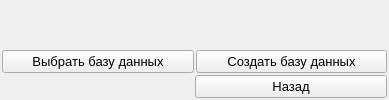
<?xml version="1.0" encoding="UTF-8"?>
<ui version="4.0">
 <class>FormForOptionsDataBase</class>
 <widget class="QWidget" name="FormForOptionsDataBase">
  <property name="geometry">
   <rect>
    <x>0</x>
    <y>0</y>
    <width>389</width>
    <height>100</height>
   </rect>
  </property>
  <property name="windowTitle">
   <string>Настройки базы данных</string>
  </property>
  <layout class="QVBoxLayout" name="verticalLayout">
   <property name="spacing">
    <number>2</number>
   </property>
   <property name="leftMargin">
    <number>2</number>
   </property>
   <property name="topMargin">
    <number>2</number>
   </property>
   <property name="rightMargin">
    <number>2</number>
   </property>
   <property name="bottomMargin">
    <number>2</number>
   </property>
   <item>
    <widget class="QLabel" name="path_data_base">
     <property name="text">
      <string/>
     </property>
    </widget>
   </item>
   <item>
    <layout class="QHBoxLayout" name="horizontalLayout_2">
     <item>
      <widget class="QPushButton" name="select_data_base_button">
       <property name="font">
        <font>
         <pointsize>10</pointsize>
        </font>
       </property>
       <property name="text">
        <string>Выбрать базу данных</string>
       </property>
      </widget>
     </item>
     <item>
      <widget class="QPushButton" name="create_data_base_button">
       <property name="font">
        <font>
         <pointsize>10</pointsize>
        </font>
       </property>
       <property name="text">
        <string>Создать базу данных</string>
       </property>
      </widget>
     </item>
    </layout>
   </item>
   <item>
    <layout class="QHBoxLayout" name="horizontalLayout">
     <item>
      <spacer name="horizontalSpacer">
       <property name="orientation">
        <enum>Qt::Horizontal</enum>
       </property>
       <property name="sizeType">
        <enum>QSizePolicy::Expanding</enum>
       </property>
       <property name="sizeHint" stdset="0">
        <size>
         <width>20</width>
         <height>20</height>
        </size>
       </property>
      </spacer>
     </item>
     <item>
      <widget class="QPushButton" name="back_button">
       <property name="sizePolicy">
        <sizepolicy hsizetype="Expanding" vsizetype="Fixed">
         <horstretch>0</horstretch>
         <verstretch>0</verstretch>
        </sizepolicy>
       </property>
       <property name="minimumSize">
        <size>
         <width>0</width>
         <height>0</height>
        </size>
       </property>
       <property name="baseSize">
        <size>
         <width>0</width>
         <height>0</height>
        </size>
       </property>
       <property name="font">
        <font>
         <pointsize>10</pointsize>
        </font>
       </property>
       <property name="text">
        <string>Назад</string>
       </property>
      </widget>
     </item>
    </layout>
   </item>
  </layout>
 </widget>
 <resources/>
 <connections/>
</ui>
